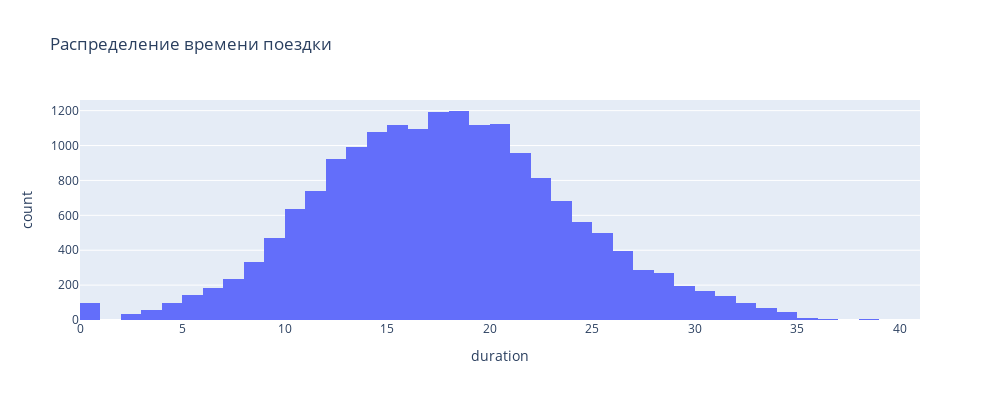

Notebook code for this chart:
### Markdown cell above
Распределение расстояния, которое проезжают пользователи сервиса GoFast, имеею 3 пиковых значения - 550-750 метров, 2950-3150 и 3950 - 4050 метров. Наибольшее количество пользователей проезжают на самокате около 3 километров за 1 поездку.

### Code cell
fig = px.histogram(rides, x='duration',
                   nbins=70,
                   width=1000, height=400,
                   title='Распределение времени поездки')
fig

### Figure 1 — Plotly figure (JSON) as saved in the notebook; plotly's stock layout.template omitted (floating-point values rounded to 4 significant figures; data arrays with more than 128 entries replaced by an {"elided": "..."} marker saying what was removed)
{"data": [{"alignmentgroup": "True", "bingroup": "x", "hovertemplate": "duration=%{x}<br>count=%{y}<extra></extra>", "legendgroup": "", "marker": {"color": "#636efa", "pattern": {"shape": ""}}, "name": "", "nbinsx": 70, "offsetgroup": "", "orientation": "v", "showlegend": false, "type": "histogram", "x": {"elided": "18068 float values"}, "xaxis": "x", "yaxis": "y"}], "layout": {"barmode": "relative", "height": 400, "legend": {"tracegroupgap": 0}, "title": {"text": "Распределение времени поездки"}, "width": 1000, "xaxis": {"anchor": "y", "domain": [0, 1], "title": {"text": "duration"}}, "yaxis": {"anchor": "x", "domain": [0, 1], "title": {"text": "count"}}}}
